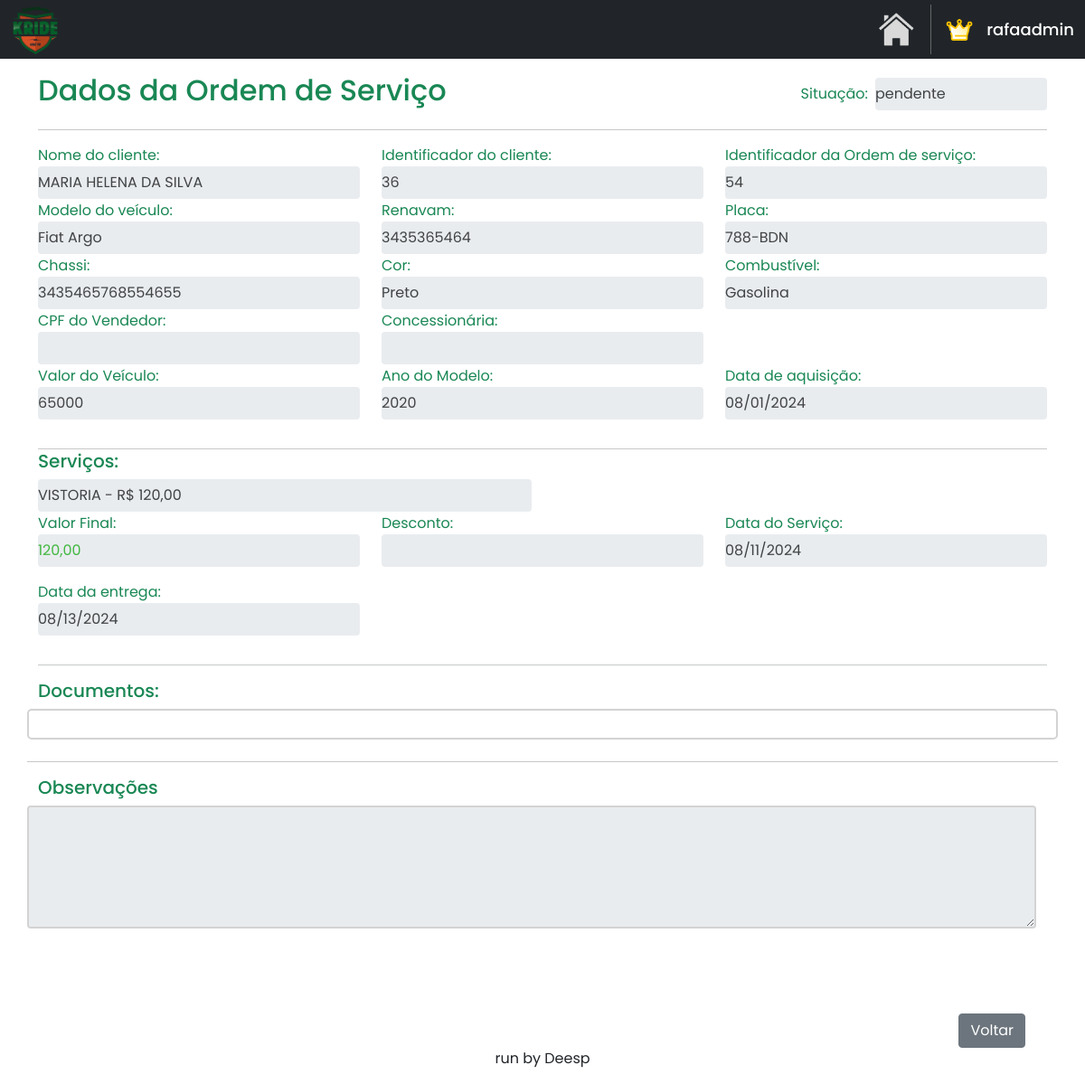
The page /home/consultar_os/54/ (signed in) on the database as committed earlier.
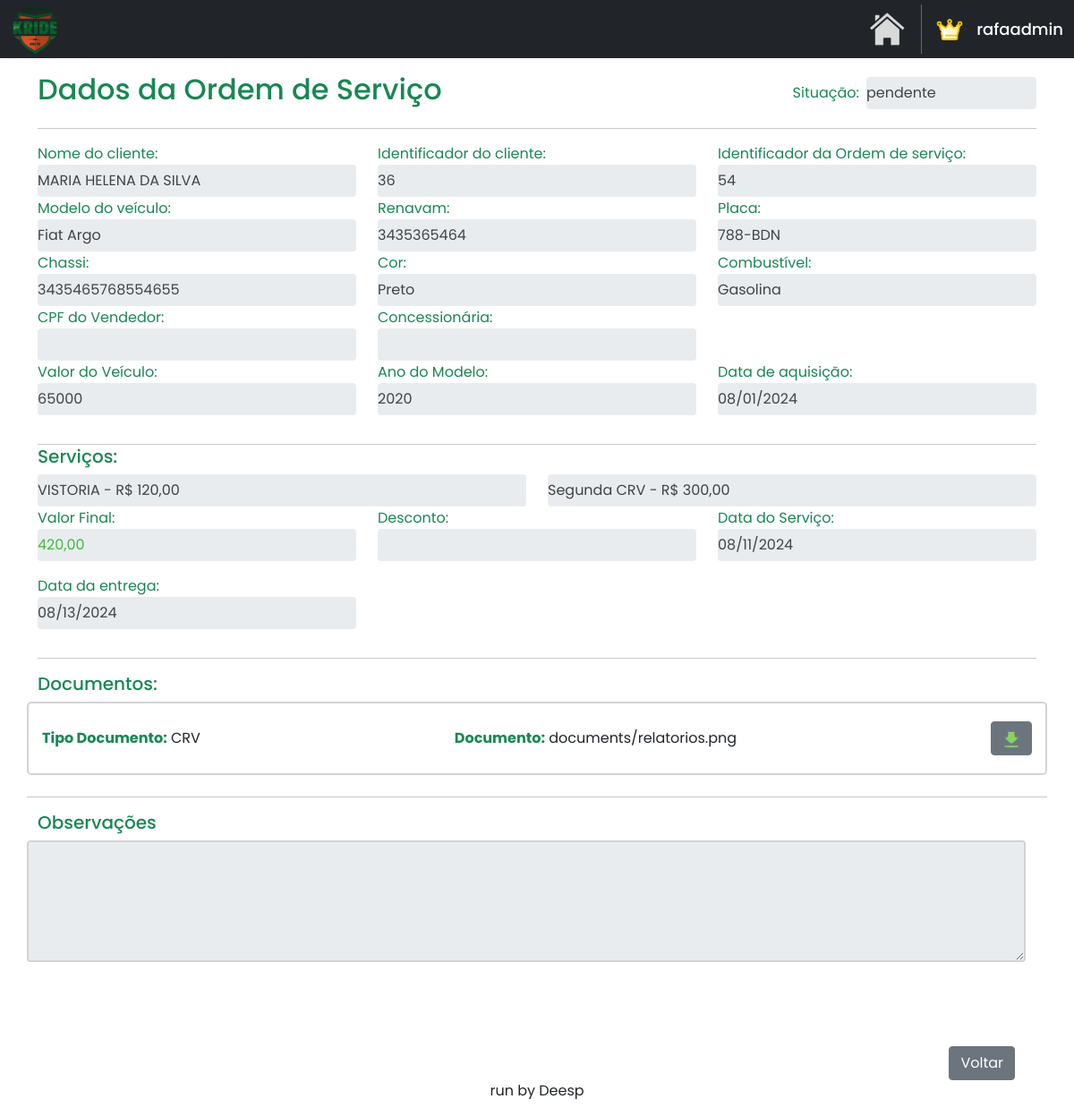
The same page on the database as committed later.
### OS/models.py (models this page shows, shortened)
class OrdemServico(models.Model):
    renavam = models.CharField(max_length=50)
    placa = models.CharField(max_length=15)
    cliente_id = models.ForeignKey(Cliente, on_delete=models.CASCADE)
    nome_cliente = models.CharField(max_length=40)
    chassi = models.CharField(max_length=30, default='')
    cor = models.CharField(max_length=20, default='')
    combustivel = models.CharField(max_length=15, default='')
    modelo = models.CharField(max_length=25, default='')
    valor_veiculo = models.CharField(max_length=15, default='')
    ano_modelo = models.CharField(max_length=10, default='')
    pendencias = models.CharField(max_length=30, default='')
    data_entrega = models.DateField(null=True, blank=True)
    data_aq = models.DateField(null=True, blank=True)
    data_servico = models.DateField(default=datetime.date.today)
    desconto = models.CharField(max_length=20, default='')
    valor_f = models.CharField(max_length=20, default='')
    observacoes = models.TextField(blank=True, null=True)
    status = models.CharField(max_length=20, default='')
    cpf_vendedor = models.CharField(max_length=20, default='')
    concessionaria = models.CharField(max_length=30, default='')
    tipo_veiculo = models.CharField(max_length=15, default='')

class Servico_os(models.Model):
    os_id = models.ForeignKey(OrdemServico, on_delete=models.CASCADE)
    servico_id = models.ForeignKey(Servico, on_delete=models.CASCADE)
    valor_servico = models.CharField(max_length=15, default='')

class Servico(models.Model):
    descricao = models.CharField(max_length=50)
    nome = models.CharField(max_length=50, default='')
    custo = models.CharField(max_length=10, default='0')
    valor_liquido = models.CharField(max_length=10, default='0')
    valor_total = models.CharField(max_length=10, default='0')
    taxa_detran = models.CharField(max_length=10, default='0')
    notas = models.TextField(blank=True, null=True)

class Documentos(models.Model):
    tipo_doc = models.CharField(max_length=30, default='')
    arquivo = models.FileField(upload_to='documents/')
    ordem_servico_id = models.ForeignKey(OrdemServico, on_delete=models.CASCADE)
    data_alteracao = models.DateTimeField(auto_now_add=True)
    def __str__(self):
        return self.tipo_doc

### OS/views.py (the view)
# urls.py: path('consultar_os/<str:id>/', osviews.consultar_os, name='consultar_os'),
@login_required
def consultar_os(request, id):
    ordem_servico = get_object_or_404(OrdemServico, pk=id)
    servicos_os = Servico_os.objects.filter(os_id=ordem_servico).select_related('servico_id')
    documentos_da_os = Documentos.objects.filter(ordem_servico_id=ordem_servico)
    datas = {
        'data_aq': (ordem_servico.data_aq.strftime('%Y-%m-%d') if ordem_servico.data_aq else ''),
        'data_servico':ordem_servico.data_servico.strftime('%Y-%m-%d'),
        'data_entrega': (ordem_servico.data_entrega.strftime('%Y-%m-%d') if ordem_servico.data_entrega else ''),
    }
    print(documentos_da_os)
    return render(
        request,
        'consultaos.html',
        {'ordem_servico': ordem_servico,
         'servicos_os': servicos_os,
         'documentos': documentos_da_os,
         'data': datas}
    )

### OS/templates/consultaos.html (shortened to what this page needs)
{% extends "base.html" %}
{% load static %}
{% block content %}
<!DOCTYPE html>
<html lang="en">
<head>
    <link href="https://cdn.jsdelivr.net/npm/bootstrap@5.0.2/dist/css/bootstrap.min.css" rel="stylesheet">
</head>
<body>
    <div class="container mt-3 custom-container">
        <div class="d-flex justify-content-start align-items-center">
            <h2 class="me-auto text-success">Dados da Ordem de Serviço</h2>
            <label class="text-success me-2">Situação:</label>
            <input style="width: 190px;" name="status" type="text" class="form-control readonly-input" value="{{ ordem_servico.status }}" readonly>
        </div>
        <hr>
    </div>
    <div class="container">
        <div class="row">
            <div class="col-md-4 form-group">
                <label class="text-success">Nome do cliente:</label>
                <input type="text" class="form-control readonly-input" value="{{ ordem_servico.nome_cliente }}" readonly>
            </div>
            <div class="col-md-4 form-group">
                <label class="text-success">Identificador do cliente:</label>
                <input type="text" class="form-control readonly-input" value="{{ ordem_servico.cliente_id_id }}" readonly>
            </div>
            <div class="col-md-4 form-group">
                <label class="text-success">Identificador da Ordem de serviço:</label>
                <input type="text" class="form-control readonly-input" value="{{ ordem_servico.id }}" readonly>
            </div>
        </div>
        <div class="row" style="margin-top: -15px;">
            <div class="col-md-4 form-group">
                <label class="text-success">Modelo do veículo:</label>
                <input type="text" class="form-control readonly-input" value="{{ ordem_servico.modelo }}" readonly>
            </div>
            <div class="col-md-4 form-group">
                <label class="text-success">Renavam:</label>
                <input type="text" class="form-control readonly-input" value="{{ ordem_servico.renavam }}" readonly>
            </div>
            <div class="col-md-4 form-group">
                <label class="text-success">Placa:</label>
                <input type="text" class="form-control readonly-input" value="{{ ordem_servico.placa }}" readonly>
            </div>
        </div>
        <div class="row" style="margin-top: -15px;">
            <div class="col-md-4 form-group">
                <label class="text-success">Chassi:</label>
                <input type="text" class="form-control readonly-input" value="{{ ordem_servico.chassi }}" readonly>
            </div>
            <div class="col-md-4 form-group">
                <label class="text-success">Cor:</label>
                <input type="text" class="form-control readonly-input" value="{{ ordem_servico.cor }}" readonly>
            </div>
            <div class="col-md-4 form-group">
                <label class="text-success">Combustível:</label>
                <input type="text" class="form-control readonly-input" value="{{ ordem_servico.combustivel }}" readonly>
            </div>
        </div>
        <div class="row" style="margin-top: -15px;">
            <div class="col-md-4 form-group">
                <label class="text-success">CPF do Vendedor:</label>
                <input type="text" class="form-control readonly-input" value="{{ ordem_servico.cpf_vendedor }}" readonly>
            </div>
            <div class="col-md-4 form-group">
                <label class="text-success">Concessionária:</label>
                <input type="text" class="form-control readonly-input" value="{{ ordem_servico.concessionaria }}" readonly>
            </div>
        </div>
        <div class="row" style="margin-top: -15px;">
            <div class="col-md-4 form-group">
                <label class="text-success">Valor do Veículo:</label>
                <input type="text" class="form-control readonly-input" value="{{ ordem_servico.valor_veiculo }}" readonly>
            </div>
            <div class="col-md-4 form-group">
                <label class="text-success">Ano do Modelo:</label>
                <input type="text" class="form-control readonly-input" value="{{ ordem_servico.ano_modelo }}" readonly>
            </div>
            <div class="col-md-4 form-group">
                <label class="text-success">Data de aquisição:</label>
                <input type="date" class="form-control readonly-input" value="{{ data.data_aq }}" readonly>
            </div>
        </div>
        <hr>
        <div class="row" style="margin-top: -15px;">
            <h5 class="text-success">Serviços:</h5>
            {% for servico_os in servicos_os %}
                <div class="col-md-6 form-group">
                    <input type="text" class="form-control readonly-input" value="{{ servico_os.servico_id.nome }} - R$ {{ servico_os.servico_id.valor_total }}" readonly>
                </div>
            {% endfor %}
        </div>
        <div class="row" style="margin-top: -15px;">
            <div class="col-md-4 form-group">
                <label class="text-success">Valor Final:</label>
                <input type="text" class="form-control readonly-input" style="color: rgb(66, 184, 66);" value="{{ ordem_servico.valor_f }}" readonly>
            </div>
            <div class="col-md-4 form-group">
                <label class="text-success">Desconto:</label>
                <input type="text" class="form-control readonly-input" value="{{ ordem_servico.desconto }}" readonly>
            </div>
            <div class="col-md-4 form-group">
                <label class="text-success">Data do Serviço:</label>
                <input type="date" class="form-control readonly-input" value="{{ data.data_servico }}" readonly>
            </div>
            <div class="col-md-4 form-group">
                <label class="text-success">Data da entrega:</label>
                <input type="date" class="form-control readonly-input" value="{{ data.data_entrega }}" readonly>
            </div>
        </div>
        <hr>
        <div class="row">
            <h5 class="text-success">Documentos:</h5>
            <div class="col-12 document-list">
                {% for documento in documentos %}
                <div class="document-item">
                    <p><strong class="text-success">Tipo Documento:</strong> {{ documento.tipo_doc }}</p>
                    <p><strong class="text-success">Documento:</strong> {{ documento.arquivo }}</p>
                    <a href="{{ documento.arquivo.url }}" title="DOWNLOAD" class="btn btn-secondary" download>
                        <img src="{% static 'images/download.png' %}" alt="Download">
                    </a>
                </div>
                {% endfor %}
            </div>
        <hr class="mt-4">
        <div class="row">
            <h5 class="me-auto text-success">Observações</h5>
            <textarea class="form-control readonly-input obs" id="observacoes" name="observacoes" rows="5" cols="40" readonly>{{ ordem_servico.observacoes }}</textarea><br>
        </div>
        <div class="d-flex justify-content-end align-items-center" style="margin-top: 70px;">
            <a href="{% url 'ordem_servico' %}" class="btn btn-secondary me-4 mt-4">Voltar</a>
        </div>
    </div>
</body>
</html>
{% endblock %}

### base/base.html (shortened to what this page needs)
{% load static %}
<!DOCTYPE html>
<html lang="en">
<head>
</head>
<body>
    <nav class="navbar navbar-expand bg-dark" style="height: 65px;">
        <div class="container-fluid">
            <a href="#">
                <img src="{% static 'images/logo1.png' %}" style="width: 55px;">
            </a>
        </div>
        <a href="{% url 'home' %}" style="text-decoration: none;">
            <img src="{% static 'images/home.png' %}" title="VOLTAR PARA A HOME" style="width: 40px; margin-right: 18px;">
        </a>
        <div class="container user-div" id="profile" style="width: 200px; cursor: pointer;">
            {% if user.is_superuser %}
                <img src="{% static 'images/master.png' %}" title="MASTER USER" style="width: 30px; margin-right: 0px;">
            {% else %}
                <img src="{% static 'images/user_profile.png' %}" title="USUÁRIO" style="width: 26px; margin-right: 0px;">
            {% endif %}
            {% if user.is_authenticated %}
                <h5 class="text-white mt-2" style="font-size: large;">{{ user.username }}</h5>
            {% endif %}
        </div>
    </nav>
    {% block content %}{% endblock %}
    <div class="text-center">
        <p>run by Deesp</p>
    </div>
</body>
</html>

### OS/templates/consultaos.html (style rules this page uses)
body { font-family: 'Poppins', sans-serif; }
.form-group { margin-bottom: 1rem; }
.readonly-input { background-color: #e3e7e9; border: none; box-shadow: none; color: #414344; padding-left: 0; }
.document-list { border: 2px solid #d3d3d3; padding: 15px; border-radius: 5px; }
.document-item { display: flex; justify-content: space-between; align-items: center; padding: 5px 0; }
.document-item p { margin: 0; }
.document-item img { width: 20px; height: 20px; }
.obs { border: 2px solid #d3d3d3; }

Rows that differ between the two databases and show on the page:
changed OrdemServico "pendente": valor_f "120,00" → "420,00"
added Servico_os: servico_id.nome "Segunda CRV - R$ 300,00"
added Documentos: tipo_doc "CRV", arquivo "documents/relatorios.png"
